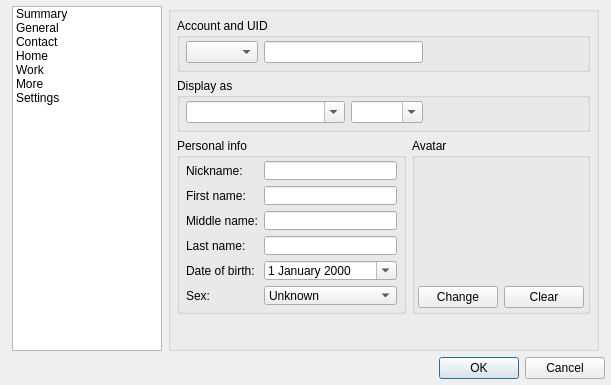
<?xml version="1.0" encoding="UTF-8"?>
<ui version="4.0">
 <class>ContactWindow</class>
 <widget class="QDialog" name="ContactWindow">
  <property name="geometry">
   <rect>
    <x>0</x>
    <y>0</y>
    <width>597</width>
    <height>385</height>
   </rect>
  </property>
  <property name="windowTitle">
   <string notr="true"/>
  </property>
  <layout class="QGridLayout" name="gridLayout">
   <property name="margin">
    <number>6</number>
   </property>
   <item row="1" column="0" colspan="4">
    <widget class="QDialogButtonBox" name="buttonBox">
     <property name="standardButtons">
      <set>QDialogButtonBox::Cancel|QDialogButtonBox::Ok</set>
     </property>
    </widget>
   </item>
   <item row="0" column="1">
    <widget class="QTreeWidget" name="treeWidget">
     <property name="minimumSize">
      <size>
       <width>150</width>
       <height>344</height>
      </size>
     </property>
     <property name="maximumSize">
      <size>
       <width>150</width>
       <height>16777215</height>
      </size>
     </property>
     <property name="indentation">
      <number>0</number>
     </property>
     <attribute name="headerVisible">
      <bool>false</bool>
     </attribute>
     <column>
      <property name="text">
       <string notr="true">1</string>
      </property>
     </column>
     <item>
      <property name="text">
       <string>Summary</string>
      </property>
     </item>
     <item>
      <property name="text">
       <string>General</string>
      </property>
     </item>
     <item>
      <property name="text">
       <string>Contact</string>
      </property>
     </item>
     <item>
      <property name="text">
       <string>Home</string>
      </property>
     </item>
     <item>
      <property name="text">
       <string>Work</string>
      </property>
     </item>
     <item>
      <property name="text">
       <string>More</string>
      </property>
     </item>
     <item>
      <property name="text">
       <string>Settings</string>
      </property>
     </item>
    </widget>
   </item>
   <item row="0" column="2">
    <widget class="QGroupBox" name="groupBox">
     <property name="styleSheet">
      <string notr="true">#groupBox { font-weight: bold; }</string>
     </property>
     <property name="title">
      <string/>
     </property>
     <layout class="QGridLayout" name="gridLayout_2">
      <property name="margin">
       <number>6</number>
      </property>
      <item row="1" column="0">
       <widget class="QStackedWidget" name="stackedWidget">
        <property name="currentIndex">
         <number>1</number>
        </property>
        <widget class="QWidget" name="summaryPage">
         <layout class="QGridLayout" name="gridLayout_3">
          <property name="margin">
           <number>0</number>
          </property>
          <item row="0" column="0">
           <widget class="QTextBrowser" name="summaryTextBrowser"/>
          </item>
         </layout>
        </widget>
        <widget class="QWidget" name="generalPage">
         <layout class="QVBoxLayout" name="verticalLayout">
          <property name="margin">
           <number>0</number>
          </property>
          <item>
           <widget class="QGroupBox" name="accountGroupBox">
            <property name="title">
             <string>Account and UID</string>
            </property>
            <layout class="QHBoxLayout" name="horizontalLayout">
             <property name="leftMargin">
              <number>6</number>
             </property>
             <property name="topMargin">
              <number>3</number>
             </property>
             <property name="rightMargin">
              <number>6</number>
             </property>
             <property name="bottomMargin">
              <number>6</number>
             </property>
             <item>
              <widget class="QComboBox" name="accountComboBox">
               <property name="sizeAdjustPolicy">
                <enum>QComboBox::AdjustToContents</enum>
               </property>
              </widget>
             </item>
             <item>
              <widget class="QLineEdit" name="uidEdit"/>
             </item>
             <item>
              <spacer name="horizontalSpacer">
               <property name="orientation">
                <enum>Qt::Horizontal</enum>
               </property>
               <property name="sizeHint" stdset="0">
                <size>
                 <width>151</width>
                 <height>20</height>
                </size>
               </property>
              </spacer>
             </item>
            </layout>
           </widget>
          </item>
          <item>
           <widget class="QGroupBox" name="displayGroupBox">
            <property name="title">
             <string>Display as</string>
            </property>
            <layout class="QHBoxLayout" name="horizontalLayout_2">
             <property name="leftMargin">
              <number>6</number>
             </property>
             <property name="topMargin">
              <number>3</number>
             </property>
             <property name="rightMargin">
              <number>6</number>
             </property>
             <property name="bottomMargin">
              <number>6</number>
             </property>
             <item>
              <widget class="QComboBox" name="displayComboBox">
               <property name="sizePolicy">
                <sizepolicy hsizetype="MinimumExpanding" vsizetype="Fixed">
                 <horstretch>0</horstretch>
                 <verstretch>0</verstretch>
                </sizepolicy>
               </property>
               <property name="editable">
                <bool>true</bool>
               </property>
               <property name="insertPolicy">
                <enum>QComboBox::NoInsert</enum>
               </property>
               <property name="sizeAdjustPolicy">
                <enum>QComboBox::AdjustToContentsOnFirstShow</enum>
               </property>
              </widget>
             </item>
             <item>
              <widget class="QComboBox" name="groupComboBox">
               <property name="editable">
                <bool>true</bool>
               </property>
               <property name="insertPolicy">
                <enum>QComboBox::NoInsert</enum>
               </property>
              </widget>
             </item>
             <item>
              <spacer name="spacer">
               <property name="orientation">
                <enum>Qt::Horizontal</enum>
               </property>
               <property name="sizeHint" stdset="0">
                <size>
                 <width>40</width>
                 <height>20</height>
                </size>
               </property>
              </spacer>
             </item>
            </layout>
           </widget>
          </item>
          <item>
           <layout class="QHBoxLayout" name="_2">
            <item>
             <widget class="QGroupBox" name="personalInfoGroupBox">
              <property name="maximumSize">
               <size>
                <width>16777215</width>
                <height>176</height>
               </size>
              </property>
              <property name="title">
               <string>Personal info</string>
              </property>
              <layout class="QGridLayout" name="gridLayout_5">
               <property name="leftMargin">
                <number>6</number>
               </property>
               <property name="topMargin">
                <number>3</number>
               </property>
               <property name="rightMargin">
                <number>6</number>
               </property>
               <property name="bottomMargin">
                <number>6</number>
               </property>
               <item row="0" column="0">
                <layout class="QFormLayout" name="_4">
                 <property name="fieldGrowthPolicy">
                  <enum>QFormLayout::AllNonFixedFieldsGrow</enum>
                 </property>
                 <item row="0" column="0">
                  <widget class="QLabel" name="nicknameLabel">
                   <property name="text">
                    <string>Nickname:</string>
                   </property>
                  </widget>
                 </item>
                 <item row="0" column="1">
                  <widget class="QLineEdit" name="nicknameEdit"/>
                 </item>
                 <item row="1" column="0">
                  <widget class="QLabel" name="firstNameLabel">
                   <property name="text">
                    <string>First name:</string>
                   </property>
                  </widget>
                 </item>
                 <item row="1" column="1">
                  <widget class="QLineEdit" name="firstNameEdit"/>
                 </item>
                 <item row="2" column="0">
                  <widget class="QLabel" name="middleNameLabel">
                   <property name="text">
                    <string>Middle name:</string>
                   </property>
                  </widget>
                 </item>
                 <item row="2" column="1">
                  <widget class="QLineEdit" name="middleNameEdit"/>
                 </item>
                 <item row="3" column="0">
                  <widget class="QLabel" name="lastNameLabel">
                   <property name="text">
                    <string>Last name:</string>
                   </property>
                  </widget>
                 </item>
                 <item row="3" column="1">
                  <widget class="QLineEdit" name="lastNameEdit"/>
                 </item>
                 <item row="4" column="0">
                  <widget class="QLabel" name="birthdayLabel">
                   <property name="text">
                    <string>Date of birth:</string>
                   </property>
                  </widget>
                 </item>
                 <item row="4" column="1">
                  <widget class="QDateEdit" name="birthdayDateEdit">
                   <property name="displayFormat">
                    <string notr="true">d MMMM yyyy</string>
                   </property>
                   <property name="calendarPopup">
                    <bool>true</bool>
                   </property>
                  </widget>
                 </item>
                 <item row="5" column="0">
                  <widget class="QLabel" name="sexLabel">
                   <property name="text">
                    <string>Sex:</string>
                   </property>
                  </widget>
                 </item>
                 <item row="5" column="1">
                  <widget class="QComboBox" name="sexComboBox">
                   <item>
                    <property name="text">
                     <string>Unknown</string>
                    </property>
                   </item>
                   <item>
                    <property name="text">
                     <string>Female</string>
                    </property>
                   </item>
                   <item>
                    <property name="text">
                     <string>Male</string>
                    </property>
                   </item>
                  </widget>
                 </item>
                </layout>
               </item>
              </layout>
             </widget>
            </item>
            <item>
             <widget class="QGroupBox" name="avatarGroupBox">
              <property name="sizePolicy">
               <sizepolicy hsizetype="Preferred" vsizetype="Preferred">
                <horstretch>0</horstretch>
                <verstretch>0</verstretch>
               </sizepolicy>
              </property>
              <property name="maximumSize">
               <size>
                <width>16777215</width>
                <height>176</height>
               </size>
              </property>
              <property name="title">
               <string>Avatar</string>
              </property>
              <layout class="QGridLayout" name="gridLayout_4">
               <property name="margin">
                <number>3</number>
               </property>
               <item row="0" column="0">
                <widget class="QLabel" name="avatarLabel">
                 <property name="sizePolicy">
                  <sizepolicy hsizetype="Preferred" vsizetype="Expanding">
                   <horstretch>0</horstretch>
                   <verstretch>0</verstretch>
                  </sizepolicy>
                 </property>
                 <property name="text">
                  <string/>
                 </property>
                 <property name="alignment">
                  <set>Qt::AlignCenter</set>
                 </property>
                </widget>
               </item>
               <item row="1" column="0">
                <layout class="QHBoxLayout" name="_3">
                 <item>
                  <widget class="QPushButton" name="changeAvatarButton">
                   <property name="text">
                    <string>Change</string>
                   </property>
                  </widget>
                 </item>
                 <item>
                  <widget class="QPushButton" name="clearAvatarButton">
                   <property name="text">
                    <string>Clear</string>
                   </property>
                  </widget>
                 </item>
                </layout>
               </item>
              </layout>
             </widget>
            </item>
           </layout>
          </item>
          <item>
           <spacer name="spacer_2">
            <property name="orientation">
             <enum>Qt::Vertical</enum>
            </property>
            <property name="sizeHint" stdset="0">
             <size>
              <width>400</width>
              <height>93</height>
             </size>
            </property>
           </spacer>
          </item>
         </layout>
        </widget>
        <widget class="QWidget" name="contactPage">
         <layout class="QVBoxLayout" name="verticalLayout_2">
          <property name="margin">
           <number>0</number>
          </property>
          <item>
           <widget class="QGroupBox" name="emailGroupBox">
            <property name="title">
             <string>Email</string>
            </property>
            <layout class="QGridLayout" name="gridLayout_7">
             <property name="leftMargin">
              <number>6</number>
             </property>
             <property name="topMargin">
              <number>3</number>
             </property>
             <property name="rightMargin">
              <number>6</number>
             </property>
             <property name="bottomMargin">
              <number>6</number>
             </property>
             <item row="0" column="0">
              <widget class="QListWidget" name="emailListWidget"/>
             </item>
             <item row="0" column="1">
              <layout class="QVBoxLayout" name="_5">
               <item>
                <widget class="QToolButton" name="emailAddButton"/>
               </item>
               <item>
                <widget class="QToolButton" name="emailRemoveButton"/>
               </item>
               <item>
                <spacer name="spacer_3">
                 <property name="orientation">
                  <enum>Qt::Vertical</enum>
                 </property>
                 <property name="sizeHint" stdset="0">
                  <size>
                   <width>20</width>
                   <height>40</height>
                  </size>
                 </property>
                </spacer>
               </item>
              </layout>
             </item>
            </layout>
           </widget>
          </item>
          <item>
           <widget class="QGroupBox" name="phoneGroupBox">
            <property name="title">
             <string>Phone</string>
            </property>
            <layout class="QGridLayout" name="gridLayout_8">
             <property name="leftMargin">
              <number>6</number>
             </property>
             <property name="topMargin">
              <number>3</number>
             </property>
             <property name="rightMargin">
              <number>6</number>
             </property>
             <property name="bottomMargin">
              <number>6</number>
             </property>
             <item row="0" column="0">
              <widget class="QListWidget" name="phoneListWidget"/>
             </item>
             <item row="0" column="1">
              <layout class="QVBoxLayout" name="_6">
               <item>
                <widget class="QToolButton" name="phoneAddButton"/>
               </item>
               <item>
                <widget class="QToolButton" name="phoneRemoveButton"/>
               </item>
               <item>
                <spacer name="spacer_4">
                 <property name="orientation">
                  <enum>Qt::Vertical</enum>
                 </property>
                 <property name="sizeHint" stdset="0">
                  <size>
                   <width>20</width>
                   <height>40</height>
                  </size>
                 </property>
                </spacer>
               </item>
              </layout>
             </item>
            </layout>
           </widget>
          </item>
          <item>
           <spacer name="spacer_5">
            <property name="orientation">
             <enum>Qt::Vertical</enum>
            </property>
            <property name="sizeHint" stdset="0">
             <size>
              <width>20</width>
              <height>86</height>
             </size>
            </property>
           </spacer>
          </item>
         </layout>
        </widget>
        <widget class="QWidget" name="homePage">
         <layout class="QVBoxLayout" name="verticalLayout_3">
          <property name="margin">
           <number>0</number>
          </property>
          <item>
           <widget class="QGroupBox" name="homeGroupBox">
            <property name="title">
             <string/>
            </property>
            <layout class="QFormLayout" name="formLayout_2">
             <property name="margin">
              <number>6</number>
             </property>
             <item row="0" column="0">
              <widget class="QLabel" name="homeAddressLabel">
               <property name="text">
                <string>Address:</string>
               </property>
              </widget>
             </item>
             <item row="0" column="1">
              <widget class="QLineEdit" name="homeAddressEdit"/>
             </item>
             <item row="1" column="1">
              <widget class="QLineEdit" name="homeCityEdit"/>
             </item>
             <item row="2" column="0">
              <widget class="QLabel" name="homePostalCodeLabel">
               <property name="text">
                <string>Postal code:</string>
               </property>
              </widget>
             </item>
             <item row="2" column="1">
              <widget class="QLineEdit" name="homePostalCodeEdit"/>
             </item>
             <item row="1" column="0">
              <widget class="QLabel" name="homeCityLabel">
               <property name="text">
                <string>City:</string>
               </property>
              </widget>
             </item>
             <item row="3" column="1">
              <widget class="QLineEdit" name="homeStateEdit"/>
             </item>
             <item row="3" column="0">
              <widget class="QLabel" name="homeStateLabel">
               <property name="text">
                <string>State:</string>
               </property>
              </widget>
             </item>
             <item row="4" column="1">
              <widget class="QLineEdit" name="homeCountryEdit"/>
             </item>
             <item row="4" column="0">
              <widget class="QLabel" name="homeCountryLabel">
               <property name="text">
                <string>Country:</string>
               </property>
              </widget>
             </item>
            </layout>
           </widget>
          </item>
          <item>
           <spacer name="spacer_6">
            <property name="orientation">
             <enum>Qt::Vertical</enum>
            </property>
            <property name="sizeHint" stdset="0">
             <size>
              <width>20</width>
              <height>159</height>
             </size>
            </property>
           </spacer>
          </item>
         </layout>
        </widget>
        <widget class="QWidget" name="workPage">
         <layout class="QVBoxLayout" name="verticalLayout_4">
          <property name="margin">
           <number>0</number>
          </property>
          <item>
           <widget class="QGroupBox" name="workGroupBox">
            <property name="title">
             <string/>
            </property>
            <layout class="QFormLayout" name="formLayout_3">
             <property name="margin">
              <number>6</number>
             </property>
             <item row="2" column="0">
              <widget class="QLabel" name="workAddressLabel">
               <property name="text">
                <string>Address:</string>
               </property>
              </widget>
             </item>
             <item row="2" column="1">
              <widget class="QLineEdit" name="workAddressEdit"/>
             </item>
             <item row="3" column="1">
              <widget class="QLineEdit" name="workCityEdit"/>
             </item>
             <item row="4" column="0">
              <widget class="QLabel" name="workPostalCodeLabel">
               <property name="text">
                <string>Postal code:</string>
               </property>
              </widget>
             </item>
             <item row="4" column="1">
              <widget class="QLineEdit" name="workPostalCodeEdit"/>
             </item>
             <item row="3" column="0">
              <widget class="QLabel" name="workCityLabel">
               <property name="text">
                <string>City:</string>
               </property>
              </widget>
             </item>
             <item row="5" column="1">
              <widget class="QLineEdit" name="workStateEdit"/>
             </item>
             <item row="5" column="0">
              <widget class="QLabel" name="workStateLabel">
               <property name="text">
                <string>State:</string>
               </property>
              </widget>
             </item>
             <item row="6" column="1">
              <widget class="QLineEdit" name="workCountryEdit"/>
             </item>
             <item row="6" column="0">
              <widget class="QLabel" name="workCountryLabel">
               <property name="text">
                <string>Country:</string>
               </property>
              </widget>
             </item>
             <item row="0" column="0">
              <widget class="QLabel" name="workCompanyLabel">
               <property name="text">
                <string>Company:</string>
               </property>
              </widget>
             </item>
             <item row="0" column="1">
              <widget class="QLineEdit" name="workCompanyEdit"/>
             </item>
             <item row="1" column="0">
              <widget class="QLabel" name="workPositionLabel">
               <property name="text">
                <string>Position:</string>
               </property>
              </widget>
             </item>
             <item row="1" column="1">
              <widget class="QLineEdit" name="workPositionEdit"/>
             </item>
             <item row="7" column="1">
              <widget class="QLineEdit" name="workWebsiteEdit"/>
             </item>
             <item row="7" column="0">
              <widget class="QLabel" name="workWebsiteLabel">
               <property name="text">
                <string>Website:</string>
               </property>
              </widget>
             </item>
            </layout>
           </widget>
          </item>
          <item>
           <spacer name="spacer_7">
            <property name="orientation">
             <enum>Qt::Vertical</enum>
            </property>
            <property name="sizeHint" stdset="0">
             <size>
              <width>20</width>
              <height>105</height>
             </size>
            </property>
           </spacer>
          </item>
         </layout>
        </widget>
        <widget class="QWidget" name="morePage">
         <layout class="QFormLayout" name="formLayout_4">
          <property name="fieldGrowthPolicy">
           <enum>QFormLayout::AllNonFixedFieldsGrow</enum>
          </property>
          <property name="margin">
           <number>0</number>
          </property>
          <item row="0" column="0">
           <widget class="QLabel" name="homepageLabel">
            <property name="text">
             <string>Homepage:</string>
            </property>
           </widget>
          </item>
          <item row="0" column="1">
           <widget class="QLineEdit" name="homepageEdit"/>
          </item>
          <item row="1" column="0" colspan="2">
           <widget class="QGroupBox" name="notesGroupBox">
            <property name="title">
             <string>Notes</string>
            </property>
            <layout class="QGridLayout" name="gridLayout_6">
             <property name="leftMargin">
              <number>6</number>
             </property>
             <property name="topMargin">
              <number>3</number>
             </property>
             <property name="rightMargin">
              <number>6</number>
             </property>
             <property name="bottomMargin">
              <number>6</number>
             </property>
             <item row="0" column="0">
              <widget class="QPlainTextEdit" name="notesEdit"/>
             </item>
            </layout>
           </widget>
          </item>
         </layout>
        </widget>
        <widget class="QWidget" name="settingsPage"/>
       </widget>
      </item>
     </layout>
    </widget>
   </item>
  </layout>
 </widget>
 <tabstops>
  <tabstop>buttonBox</tabstop>
  <tabstop>treeWidget</tabstop>
  <tabstop>displayComboBox</tabstop>
  <tabstop>groupComboBox</tabstop>
  <tabstop>nicknameEdit</tabstop>
  <tabstop>firstNameEdit</tabstop>
  <tabstop>middleNameEdit</tabstop>
  <tabstop>lastNameEdit</tabstop>
  <tabstop>birthdayDateEdit</tabstop>
  <tabstop>sexComboBox</tabstop>
  <tabstop>changeAvatarButton</tabstop>
  <tabstop>clearAvatarButton</tabstop>
  <tabstop>emailListWidget</tabstop>
  <tabstop>emailAddButton</tabstop>
  <tabstop>emailRemoveButton</tabstop>
  <tabstop>phoneListWidget</tabstop>
  <tabstop>homeAddressEdit</tabstop>
  <tabstop>homeCityEdit</tabstop>
  <tabstop>homePostalCodeEdit</tabstop>
  <tabstop>homeStateEdit</tabstop>
  <tabstop>homeCountryEdit</tabstop>
  <tabstop>workCompanyEdit</tabstop>
  <tabstop>workPositionEdit</tabstop>
  <tabstop>workAddressEdit</tabstop>
  <tabstop>workCityEdit</tabstop>
  <tabstop>workPostalCodeEdit</tabstop>
  <tabstop>workStateEdit</tabstop>
  <tabstop>workCountryEdit</tabstop>
  <tabstop>workWebsiteEdit</tabstop>
  <tabstop>homepageEdit</tabstop>
  <tabstop>notesEdit</tabstop>
  <tabstop>summaryTextBrowser</tabstop>
 </tabstops>
 <resources/>
 <connections>
  <connection>
   <sender>clearAvatarButton</sender>
   <signal>clicked()</signal>
   <receiver>avatarLabel</receiver>
   <slot>clear()</slot>
   <hints>
    <hint type="sourcelabel">
     <x>542</x>
     <y>222</y>
    </hint>
    <hint type="destinationlabel">
     <x>517</x>
     <y>160</y>
    </hint>
   </hints>
  </connection>
 </connections>
</ui>
